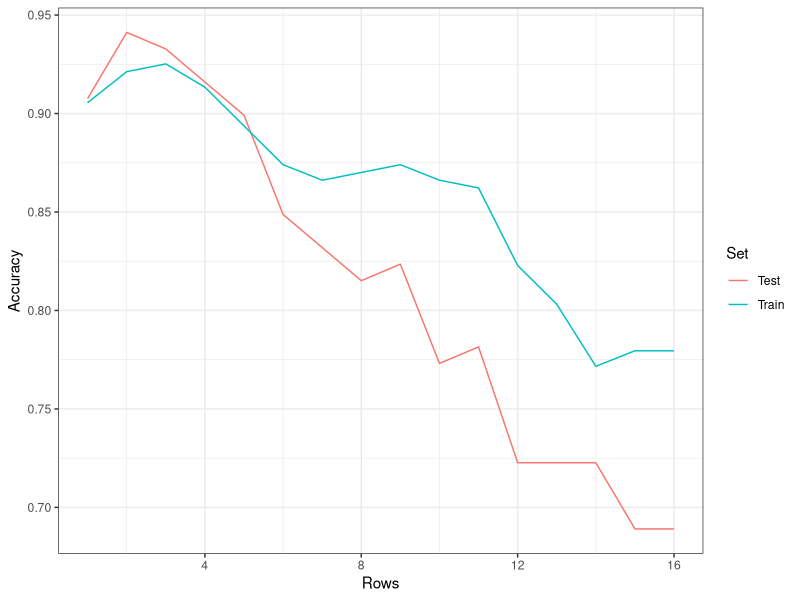
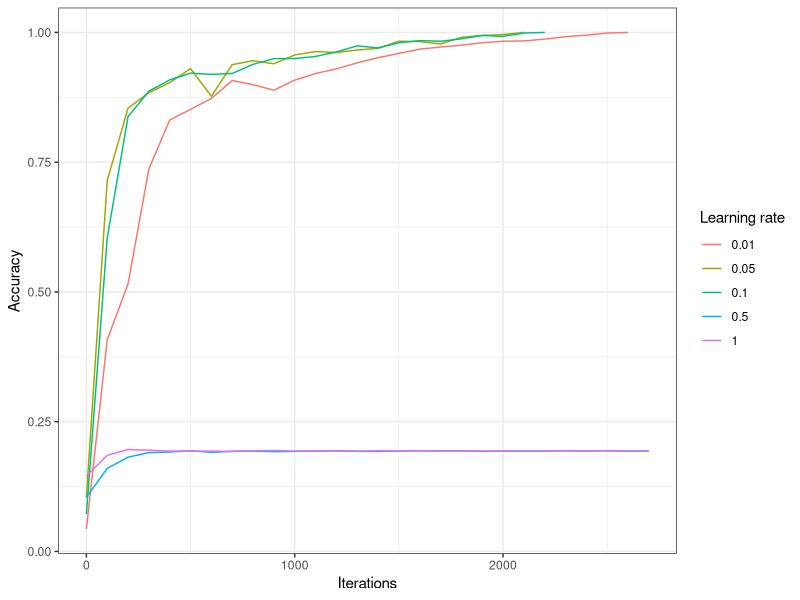
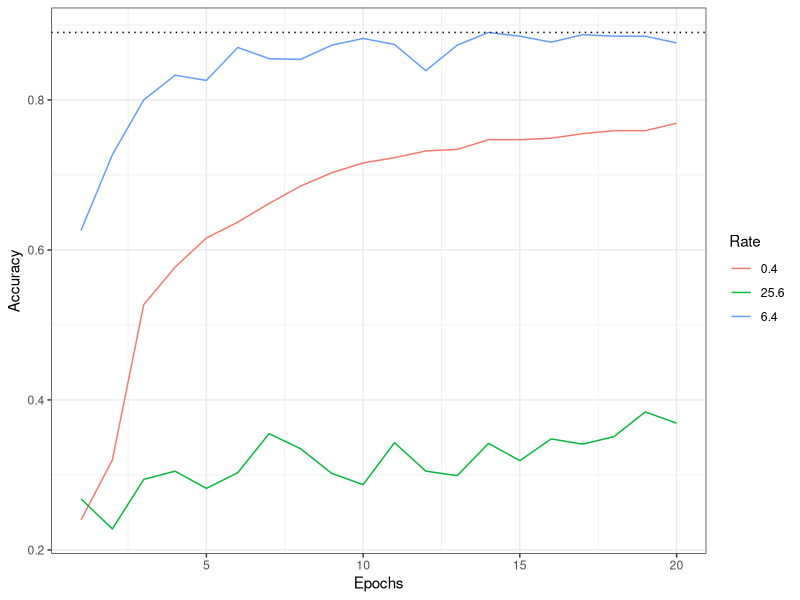

Source code (R) for these figures, in order:
## ---- chunk 1
knitr::opts_chunk$set(fig.pos = 'H!')
## ---- chunk 2
Measure <- c('cityblock', 'cosine', 'euclidean', 'l1', 'l2', 'manhattan')
Train <- c(0.7656707674282367, 0.8605741066198008,0.8635032220269478, 0.7656707674282367,  0.8635032220269478, 0.7656707674282367)
Train <- round(Train, 2)
Test <- c(0.721, 0.799, 0.804, 0.721, 0.804, 0.721)
Test <- round(Test, 2)
accs <- data.frame(Measure, Train, Test)
library(knitr)
kable(accs)
## ---- chunk 3
capitalize <- function(x) {
  s <- strsplit(x, " ")[[1]]
  paste(toupper(substring(s, 1,1)), substring(s, 2),
      sep="", collapse=" ")
}

size = "5.5"
for (dist in c('cityblock', 'cosine', 'euclidean', 'l1', 'l2', 'manhattan')) {
  cat(paste0('\\begin{figure}[H]%
    \\centering
    \\subfloat[Digit distances]{{\\includegraphics[width=', size, 'cm]{out/1_', dist, '_digit-dists.png} }}%
    \\subfloat[Training confusion matrix]{{\\includegraphics[width=', size, 'cm]{out/2_', dist, '_training_confusion_matrix.png} }}%
    \\subfloat[Test confusion matrix]{{\\includegraphics[width=', size, 'cm]{out/2_', dist, '_test_confusion_matrix.png} }}%
    \\caption{', capitalize(dist), '}%
    \\label{fig:example}%
\\end{figure}
'))
}
## ---- chunk 4
Rows <- c(1, 2, 3, 4, 5, 6, 7, 8, 9, 10, 11, 12, 13, 14, 15, 16)
Trainingset <- c(0.90551181102362199, 0.92125984251968507, 0.92519685039370081, 0.91338582677165359, 0.89370078740157477, 0.87401574803149606, 0.86614173228346458, 0.87007874015748032, 0.87401574803149606, 0.86614173228346458, 0.86220472440944884, 0.82283464566929132, 0.80314960629921262, 0.77165354330708658, 0.77952755905511806, 0.77952755905511806)
Testset <- c(0.90756302521008403, 0.94117647058823528, 0.9327731092436975, 0.91596638655462181, 0.89915966386554624, 0.84873949579831931, 0.83193277310924374, 0.81512605042016806, 0.82352941176470584, 0.77310924369747902, 0.78151260504201681, 0.72268907563025209, 0.72268907563025209, 0.72268907563025209, 0.68907563025210083, 0.68907563025210083)

df <- data.frame(Rows = rep(Rows, 2), Accuracy = c(Trainingset, Testset), Set = c(rep("Train", 16), rep("Test", 16)))

library(ggplot2)
ggplot(df, aes(x = Rows, y = Accuracy, colour = Set)) + geom_line() + theme_bw()
## ---- chunk 5
df = data.frame()
df.add = data.frame(acc = c(0.145284124194, 0.185120093732, 0.196250732279, 0.195079086116, 0.193321616872, 0.193321616872, 0.193321616872, 0.19273579379, 0.193907439953, 0.194493263035, 0.193321616872, 0.193321616872, 0.193321616872, 0.193321616872, 0.193907439953, 0.193321616872, 0.193907439953, 0.193321616872, 0.193321616872, 0.193321616872, 0.193321616872, 0.193907439953, 0.193907439953, 0.193907439953, 0.193907439953, 0.193907439953, 0.193907439953, 0.193907439953, 0.193321616872, 0.193907439953, 0.193321616872))
df.add$rate = 1.0
df.add$test_acc = 0.218
df.add$iter = seq(0, by = 100, length.out = nrow(df.add))
df = rbind(df, df.add)
df.add = data.frame(acc = c(0.104276508494, 0.15992970123, 0.181605155243, 0.190392501465, 0.191564147627, 0.193907439953, 0.190978324546, 0.19273579379, 0.193321616872, 0.192149970709, 0.19273579379, 0.193321616872, 0.193907439953, 0.19273579379, 0.19273579379, 0.193321616872, 0.193907439953, 0.193907439953, 0.193907439953, 0.19273579379, 0.193321616872, 0.193321616872, 0.193321616872, 0.193907439953, 0.193321616872, 0.193907439953, 0.193321616872, 0.193321616872, 0.193321616872, 0.194493263035, 0.193907439953))
df.add$rate = 0.5
df.add$test_acc = 0.218
df.add$iter = seq(0, by = 100, length.out = nrow(df.add))
df = rbind(df, df.add)
df.add = data.frame(acc = c(0.0720562390158, 0.603983596954, 0.837727006444, 0.886936145284, 0.908611599297, 0.921499707088, 0.919156414763, 0.920913884007, 0.93848857645, 0.949619214997, 0.949619214997, 0.953719976567, 0.962507322789, 0.974223784417, 0.970123022847, 0.980082015231, 0.984182776801, 0.983011130639, 0.98769771529, 0.994141769186, 0.992384299941, 0.998828353837, 1.0))
df.add$rate = 0.1
df.add$test_acc = 0.88
df.add$iter = seq(0, by = 100, length.out = nrow(df.add))
df = rbind(df, df.add)
df.add = data.frame(acc = c(0.104862331576, 0.714704159344, 0.854130052724, 0.884007029877, 0.903339191564, 0.93028705331, 0.8769771529, 0.937902753368, 0.945518453427, 0.939660222613, 0.956649091974, 0.96309314587, 0.961335676626, 0.966022261277, 0.969537199766, 0.983011130639, 0.982425307557, 0.977738722906, 0.990626830697, 0.994141769186, 0.99589923843, 1.0))
df.add$rate = 0.05
df.add$test_acc = 0.879
df.add$iter = seq(0, by = 100, length.out = nrow(df.add))
df = rbind(df, df.add)
df.add = data.frame(acc = c(0.0433509080258, 0.407732864675, 0.515524311658, 0.736965436438, 0.831282952548, 0.851786760398, 0.87287639133, 0.907439953134, 0.899238429994, 0.888693614528, 0.908025776216, 0.920913884007, 0.929701230228, 0.941417691857, 0.951376684241, 0.959578207381, 0.967779730521, 0.971880492091, 0.97539543058, 0.980082015231, 0.983011130639, 0.98359695372, 0.987111892209, 0.99179847686, 0.994727592267, 0.998828353837, 1.0))
df.add$rate = 0.01
df.add$test_acc = 0.874
df.add$iter = seq(0, by = 100, length.out = nrow(df.add))
df = rbind(df, df.add)

df$rate = as.factor(df$rate)
ggplot(df[df$iter < 2800, ], aes(x = iter, y = acc, colour = rate)) + geom_line() + theme_bw() + 
  labs(x = "Iterations", y = "Accuracy", colour = "Learning rate")
## ---- chunk 6
epochs <- 1:20
acc <- c(0.626,  0.727,  0.8  ,  0.833,  0.826,  0.87 ,  0.855,  0.854,
        0.873,  0.882,  0.874,  0.839,  0.873,  0.89 ,  0.885,  0.877,
        0.887,  0.885,  0.885,  0.876)

acc_2 <- c(0.24 ,  0.32 ,  0.527,  0.577,  0.616,  0.637,  0.662,  0.685,
        0.703,  0.716,  0.723,  0.732,  0.734,  0.747,  0.747,  0.749,
        0.755,  0.759,  0.759,  0.769)

acc_3 <- c(0.268,  0.228,  0.294,  0.305,  0.282,  0.303,  0.355,  0.335,
        0.302,  0.287,  0.343,  0.305,  0.299,  0.342,  0.319,  0.348,
        0.341,  0.351,  0.384,  0.369)

lr <- c(6.4, 0.4, 25.6)

plot_dat <- data.frame(Epochs = rep(1:20, 3), Accuracy = c(acc, acc_2, acc_3), Rate = as.character(c(rep(6.4, 20), rep(0.4, 20), rep(25.6, 20))))

ggplot(plot_dat, aes(x = Epochs, y = Accuracy, colour = Rate)) + geom_line() + theme_bw() + geom_hline(yintercept = 0.89, colour = "black", linetype = "dotted")
## ---- chunk 7
epochs = 20
learn_rate = c(0.05,   0.1 ,   0.2 ,   0.4 ,   0.8 ,   1.6 ,   3.2 ,   6.4 ,
        12.8 ,  25.6)

### 1 hidden layer

#mini-batch 10, hidden neurons 100
acc1 <- c(0.409,  0.147,  0.121,  0.608,  0.636,  0.793,  0.718,  0.483,
        0.527,  0.268) # probably not enough epochs to fit


#mini-batch 10, hidden neurons 30
acc2 <- c(0.406,  0.632,  0.36 ,  0.712,  0.796,  0.873,  0.872,  0.878,
        0.837,  0.165)

#mini-batch 10, hidden neurons 20
acc3 <- c(0.48 ,  0.579,  0.654,  0.743,  0.75 ,  0.843,  0.86 ,  0.881,
        0.82 ,  0.469)

#mini-batch 10, hidden neurons 15
acc4 <- c(0.471,  0.529,  0.542,  0.769,  0.829,  0.85 ,  0.867,  0.873,
        0.86 ,  0.095)

#mini-batch 10, hidden neurons 10
acc5 <- c(0.393,  0.511,  0.528,  0.637,  0.756,  0.807,  0.822,  0.869,
        0.806,  0.793)


### 2 hidden layers
#mini-batch 10, hidden neurons 30/30
acc7 <- c(0.371,  0.542,  0.224,  0.787,  0.82 ,  0.866,  0.868,  0.872,
        0.111,  0.106)


### 2 hidden layers
#mini-batch 10, hidden neurons 10/10
acc8 <- c( 0.361,  0.384,  0.473,  0.622,  0.744,  0.807,  0.832,  0.85 ,
        0.763,  0.608)

### 3 hidden layers
#mini-batch 10, hidden neurons 5/2/5
acc9 <- c(0.222,  0.224,  0.321,  0.352,  0.4  ,  0.346,  0.577,  0.451,
        0.273,  0.255)

Method <- c("NN: 100 neurons, 1 layer", "NN: 30 neurons, 1 layer", "NN: 20 neurons, 1 layer", "NN: 15 neurons, 1 layer", "NN: 10 neurons, 1 layer", "NN: 30+30 neurons, 2 layers", "NN: 10+10 neurons, 2 layers", "NN: 5+2+5 neurons, 3 layers")

max(acc9)

Best_rate <- c(1.6, 6.4, 6.4, 6.4, 6.4, 6.4, 6.4, 3.2)
Accuracy <- c(0.793, 0.878, 0.881, 0.890, 0.869, 0.872, 0.850, 0.577) 

data.frame(Method, Best_rate, Accuracy)


